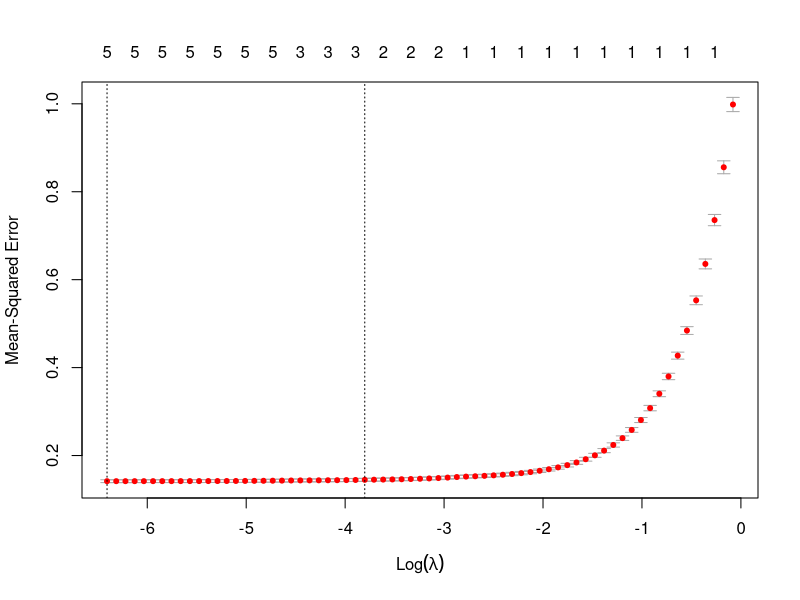
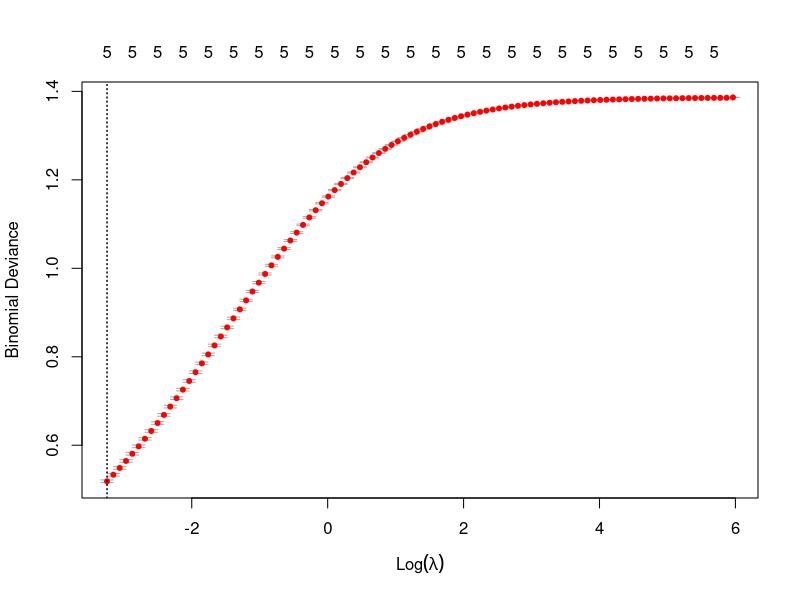
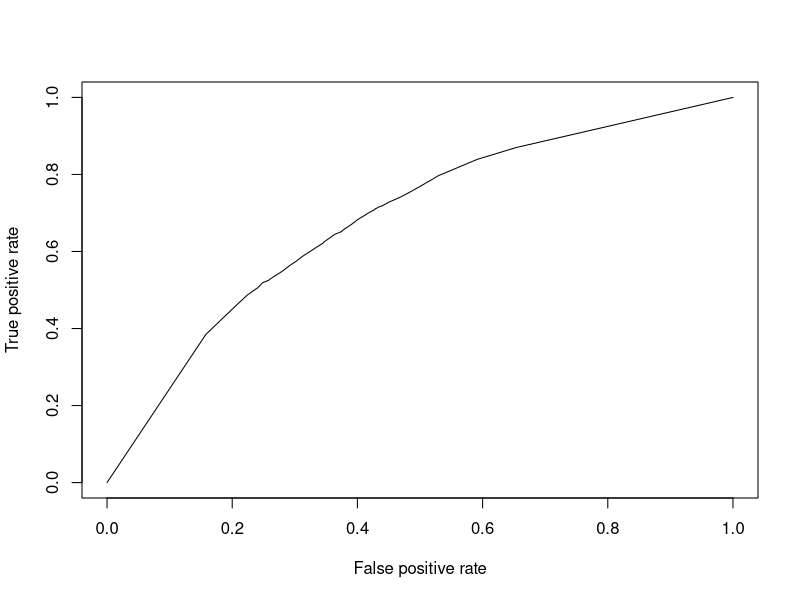
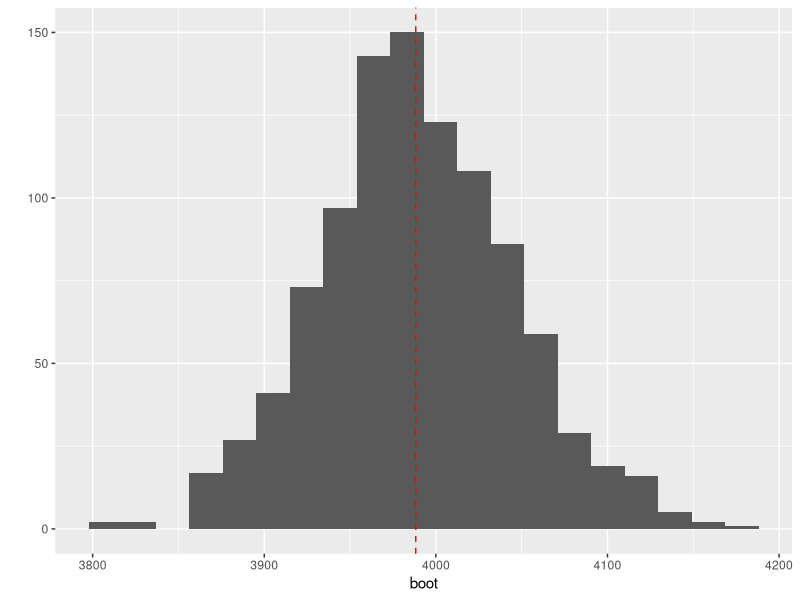
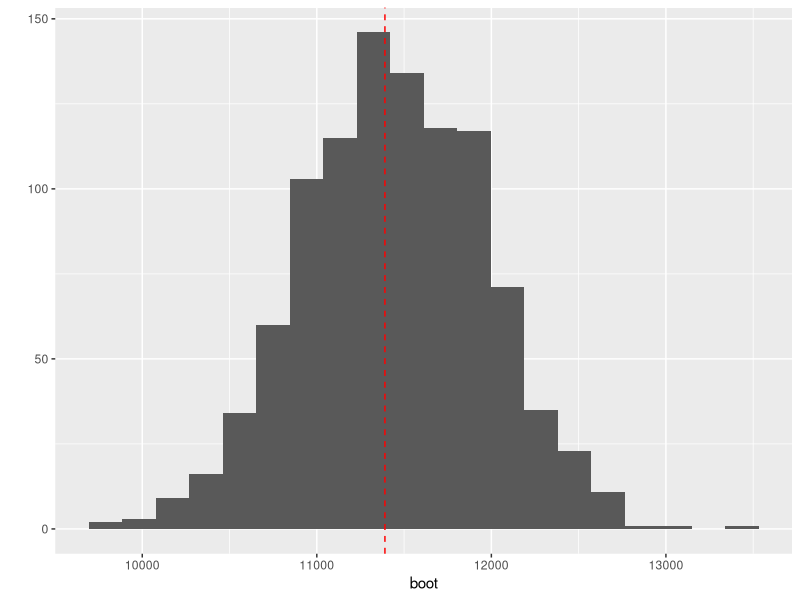

The R source for these figures, in order:
## ---- chunk 1
options(width=50, digits=3)
library('glmnet')
library('randomForest')
library('ggplot2')
library('dplyr')
library('caret')
## ---- chunk 2
diamond_train <- diamonds %>% group_by(cut) %>%
    sample_frac(.5) %>% ungroup()
diamond_test <- setdiff(diamonds, diamond_train)

# check the proportions
cbind(test=summary(diamond_train$cut)/nrow(diamonds),
      train=summary(diamond_test$cut)/nrow(diamonds))
## ---- chunk 3
ind <- 1:nrow(diamonds)
train_p <- .5  # proportion of training data
valid_p <- .3  # proportion of validation data
train_ind <- sample(ind, train_p * nrow(diamonds))
dia_train <- diamonds[train_ind, ]
dia_tmp <- diamonds[-train_ind, ]
ind <- 1:nrow(dia_tmp)
valid_ind <- sample(ind, valid_p * nrow(diamonds))
dia_valid <- dia_tmp[valid_ind, ]
dia_test <- dia_tmp[-valid_ind, ]
## ---- chunk 4
# Create a copy of the data 
train_std <- diamond_train
test_std <- diamond_test

# extract numerical columns and their names
train_num <- train_std[, sapply(train_std, is.numeric)]
test_num <- test_std[, sapply(test_std, is.numeric)]
numcol_names <- names(train_num)

# apply scale() to train data and save parameters
train_num <- scale(train_num)
param_center <- attr(train_num, 'scaled:center')
param_scale <- attr(train_num, 'scaled:scale')
## ---- chunk 5
# apply to numeric test data columns
test_num <- scale(test_num, center=param_center,
                  scale = param_scale)

# replace numeric columns with scaled ones
train_std[, numcol_names] <- train_num
test_std[, numcol_names] <- test_num
## ---- chunk 6
train_mm <- model.matrix(carat ~ cut + depth, 
                         train_std)
head(train_mm, 2)
levels(train_std$cut)
## ---- chunk 7
medprice <- median(dia_train$price)
dia_train <- dia_train %>%
    mutate(expensive = 
               ifelse(price > medprice, 'yes', 'no'))
dia_test <- dia_test %>%
    mutate(expensive = 
               ifelse(price > medprice, 'yes', 'no'))
## ---- chunk 8
train_std <- dia_train
test_std <- dia_test

train_num <- train_std[, sapply(train_std, is.numeric)]
test_num <- test_std[, sapply(test_std, is.numeric)]
numcol_names <- names(train_num)

train_num <- scale(train_num)
param_center <- attr(train_num, 'scaled:center')
param_scale <- attr(train_num, 'scaled:scale')

test_num <- scale(test_num, center=param_center,
                  scale = param_scale)

train_std[, numcol_names] <- train_num
test_std[, numcol_names] <- test_num
## ---- chunk 9
train_mm <- 
    model.matrix(price ~ . - expensive, train_std)
test_mm <- 
    model.matrix(price ~ . - expensive, test_std)
## ---- chunk 10
fm <- lm(price ~ carat + cut, train_std)
## ---- chunk 11
y <- train_std$price
x <- model.matrix(price ~ carat + cut, train_std)
price_l1 <- cv.glmnet(x, y, alpha=1)
## ---- chunk 12
y <- ifelse(train_std$expensive == 'yes', 1, 0)
x <- model.matrix(expensive ~ carat + cut, train_std)
expensive_l2 <- 
    cv.glmnet(x, y, alpha=0, family='binomial')
## ---- chunk 13
plot(price_l1)
## ---- chunk 14
plot(expensive_l2)
## ---- chunk 15
lm_price <- lm(price ~ . - expensive, train_std)

train_std$expensive_num <- 
    ifelse(train_std$expensive == 'yes', 1, 0)
logit_exp <- 
    glm(expensive_num ~ . - price - expensive,  
        train_std, family='binomial')

l1_price <- 
    cv.glmnet(x=train_mm, y=train_std$price, alpha=1,
              standardize=FALSE, intercept=FALSE)

y <- factor(train_std$expensive)
x <- model.matrix(expensive ~ cut + color + clarity, train_std)
rf_exp <- randomForest(x, y, ntree=50)
## ---- chunk 16
lm_price_pred <- predict(lm_price, test_std)

test_std$expensive_num <- 
    ifelse(test_std$expensive == 'yes', 1, 0)

logit_exp_pred <- predict(logit_exp, test_std, 
                          type='response')

l1_price_pred <- predict(l1_price, test_mm, 
                         s='lambda.min')

rf_exp_pred <- predict(rf_exp, test_mm, 
                       type='prob')
## ---- chunk 17
head(rf_exp_pred, n=2)
## ---- chunk 18
manual_l1_price <-
    cbind(1, test_mm) %*%
    coef(l1_price, s='lambda.min') 
all(manual_l1_price == l1_price_pred)
## ---- chunk 19
# RMSE for lm_price
sqrt(mean((test_std$price - lm_price_pred)^2))
# RMSE for l1
sqrt(mean((test_std$price - l1_price_pred)^2))
## ---- chunk 20
# Accuracy for logit_exp (for threshold 0.5)
logit_exp_vote <- ifelse(logit_exp_pred >= .5, 1, 0)
mean(logit_exp_vote == test_std$expensive_num)
# Accuracy for rf_exp (for threshold 0.5)
rf_exp_vote <- ifelse(rf_exp_pred[,2] >= .5, 1, 0)
mean(rf_exp_vote == test_std$expensive_num)
## ---- chunk 21
library(ROCR)
pred <- prediction(rf_exp_pred[, 2], 
                   test_std$expensive_num)
auc <- performance(pred, 'auc')
unlist(slot(auc, 'y.values'))
## ---- chunk 22
perf <- performance(pred, 'tpr', 'fpr')
plot(perf)
## ---- chunk 23
diamonds_small <- sample_n(diamonds, 5000)
## ---- chunk 24
# 1. A dummy function
get_mean <- function(x) {
    mean(sample(diamonds_small$price, 
                nrow(diamonds_small), 
                replace=TRUE))
}
# 2. Creating the boot vector
boot <- sapply(1:1000, get_mean)
## ---- chunk 25
qplot(boot, bins=20) + 
    geom_vline(aes(xintercept=mean(diamonds_small$price)), color='red', linetype=2)
## ---- chunk 26
# 1. A dummy function
get_coef <- function(x) {
    df <- sample_frac(diamonds_small, size=1,
                      replace=TRUE)
    fm <- lm(price ~ ., df)
    as.numeric(coef(fm)['carat'])
}
# 2. Creating the boot vector
boot <- sapply(1:1000, get_coef)
## ---- chunk 27
fm <- lm(price ~ ., diamonds_small)
point.est <- as.numeric(coef(fm)['carat'])
qplot(boot, bins=20) + 
    geom_vline(aes(xintercept=point.est), color='red', linetype=2)
